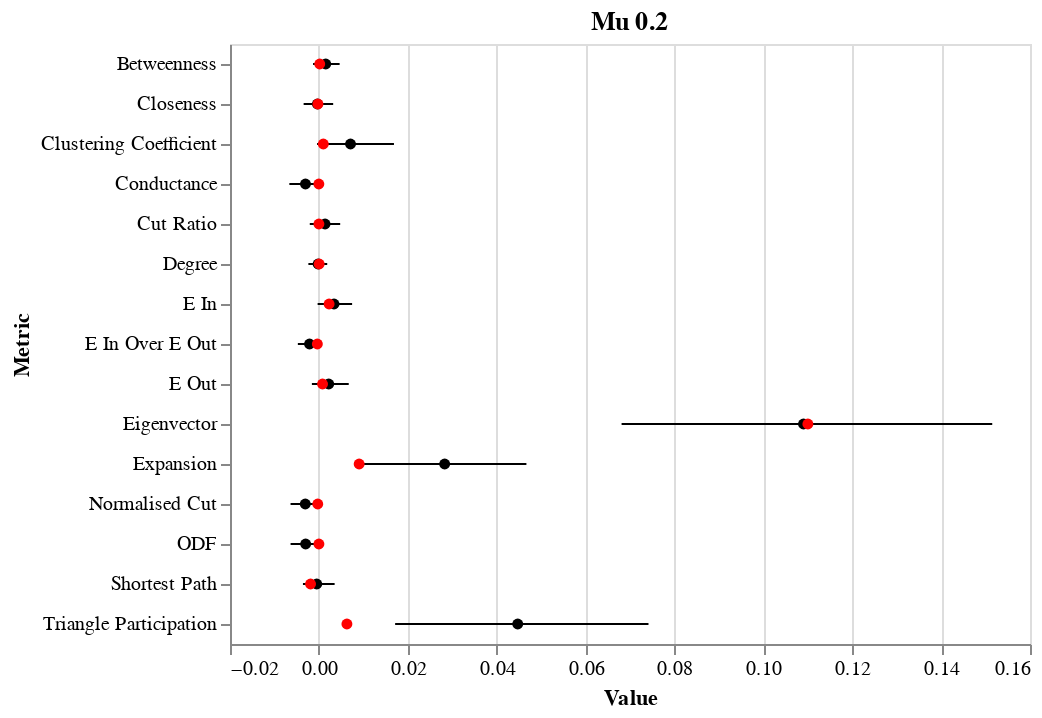
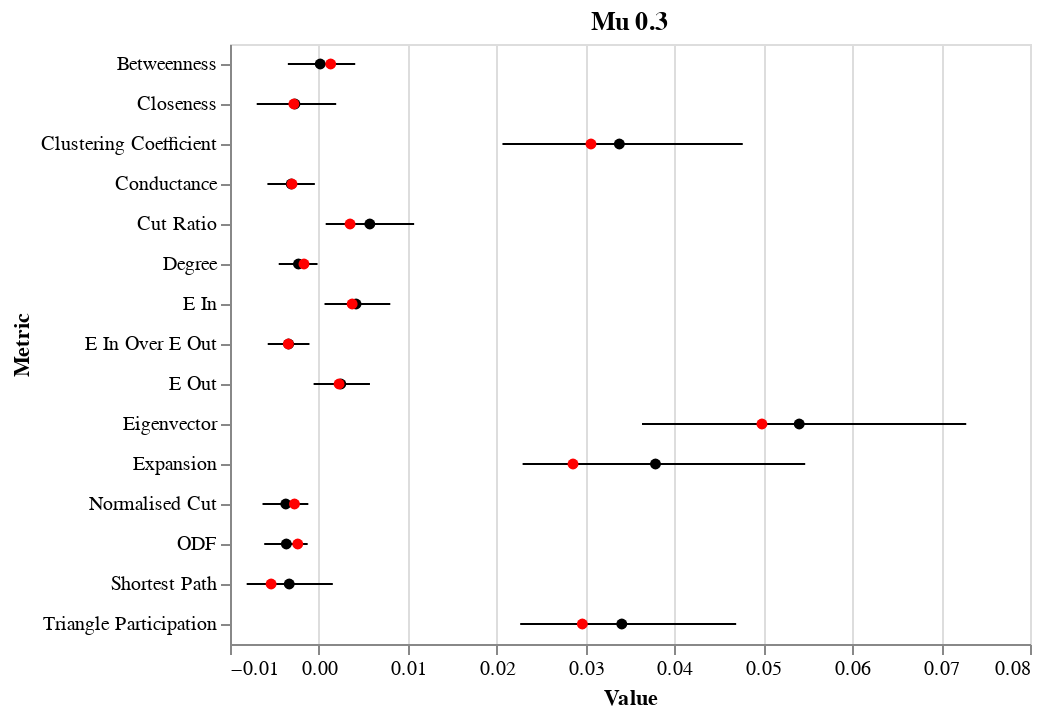
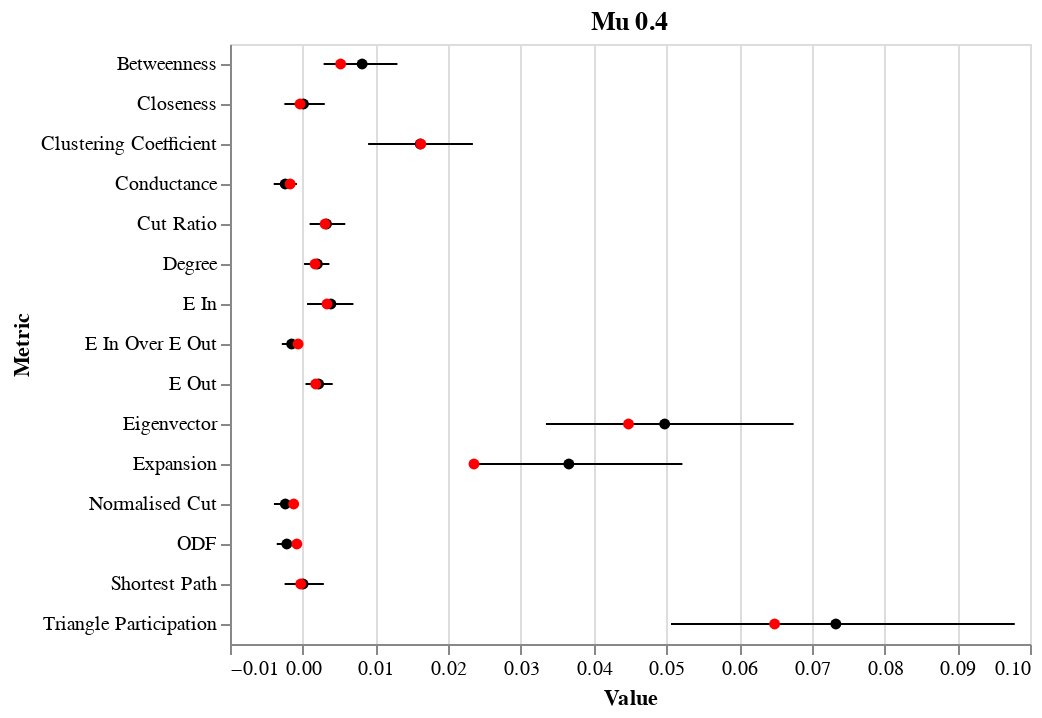

These figures' notebook cell, in order:
### Markdown cell above
## Louvain Final Test

Here we explore the results from the final test of the methodology before the real experiments. First, we look at plots of the entropies and the stability cutoff for each graph.

Then, we look at the permutation importances for each node feature.

### Code cell
for mu in [2, 3, 4]:
    accuracy = []
    balanced_accuracy = []
    mu_feature_importances = {'Metric': [], 'Value': []}
    for graph in [1, 2, 3, 4, 5]:
        with open('Community_Data/Louvain/Results/mu_0_{0}/graph_0{1}_undersample_0_75/results'.format(mu, graph), 'rb') as f:
            results = pickle.load(f)
        perm_importances = results['Feature Importances']
        accuracy.append(np.mean(results['Accuracy Scores']))
        balanced_accuracy.append(np.mean(results['Balanced Accuracy Scores']))
        for feat, val in perm_importances.items():
            mu_feature_importances['Metric'].append(feat)
            mu_feature_importances['Value'].append(val)
    for graph in [1, 2, 3, 4, 5, 6, 7, 8, 9, 10, 11, 12, 13, 14, 15]:
        with open('Community_Data/Louvain/Results_Additional/mu_0_{0}/graph_0{1}_undersample_0_75/results'.format(mu, graph), 'rb') as f:
            results = pickle.load(f)
        perm_importances = results['Feature Importances']
        accuracy.append(np.mean(results['Accuracy Scores']))
        balanced_accuracy.append(np.mean(results['Balanced Accuracy Scores']))
        for feat, val in perm_importances.items():
            mu_feature_importances['Metric'].append(feat)
            mu_feature_importances['Value'].append(val)
    mu_feature_importances = pd.DataFrame(data=mu_feature_importances)
    error_bars = alt.Chart(mu_feature_importances).mark_errorbar(extent='ci').encode(
      x=alt.X('Value:Q', scale=alt.Scale(zero=False)),
      y=alt.Y('Metric:N')
    )


    mean_points = alt.Chart(mu_feature_importances).mark_point(filled=True, color='black').encode(
      x=alt.X('Value:Q', aggregate='mean'),
      y=alt.Y('Metric:N'),
    )
    
    median_points = alt.Chart(mu_feature_importances).mark_point(filled=True, color='red').encode(
      x=alt.X('Value:Q', aggregate='median'),
      y=alt.Y('Metric:N'),
    )

    final_plot = (error_bars + mean_points + median_points).properties(
        title='Mu 0.{0}'.format(mu)
    )

    final_plot.display()
    
    print('Random forest accuracy for each graph:', list(np.around(accuracy, decimals=2)))
    print('')
    print('Random forest balanced accuracy for each graph:', list(np.around(balanced_accuracy, decimals=2)))

### Figure 1 — Vega-Lite specification as saved in the notebook (floating-point values rounded to 4 significant figures; data arrays with more than 128 entries replaced by an {"elided": "..."} marker saying what was removed)
{"config": {"view": {"continuousWidth": 400, "continuousHeight": 300}}, "layer": [{"mark": {"type": "errorbar", "extent": "ci"}, "encoding": {"x": {"type": "quantitative", "field": "Value", "scale": {"zero": false}}, "y": {"type": "nominal", "field": "Metric"}}}, {"mark": {"type": "point", "color": "black", "filled": true}, "encoding": {"x": {"type": "quantitative", "aggregate": "mean", "field": "Value"}, "y": {"type": "nominal", "field": "Metric"}}}, {"mark": {"type": "point", "color": "red", "filled": true}, "encoding": {"x": {"type": "quantitative", "aggregate": "median", "field": "Value"}, "y": {"type": "nominal", "field": "Metric"}}}], "data": {"name": "data-f15df0ce031c0f5a91bbe48497029028"}, "title": "Mu 0.2", "$schema": "https://vega.github.io/schema/vega-lite/v4.0.2.json", "datasets": {"data-f15df0ce031c0f5a91bbe48497029028": {"elided": "300 records"}}}

### Figure 2 — Vega-Lite specification as saved in the notebook (floating-point values rounded to 4 significant figures; data arrays with more than 128 entries replaced by an {"elided": "..."} marker saying what was removed)
{"config": {"view": {"continuousWidth": 400, "continuousHeight": 300}}, "layer": [{"mark": {"type": "errorbar", "extent": "ci"}, "encoding": {"x": {"type": "quantitative", "field": "Value", "scale": {"zero": false}}, "y": {"type": "nominal", "field": "Metric"}}}, {"mark": {"type": "point", "color": "black", "filled": true}, "encoding": {"x": {"type": "quantitative", "aggregate": "mean", "field": "Value"}, "y": {"type": "nominal", "field": "Metric"}}}, {"mark": {"type": "point", "color": "red", "filled": true}, "encoding": {"x": {"type": "quantitative", "aggregate": "median", "field": "Value"}, "y": {"type": "nominal", "field": "Metric"}}}], "data": {"name": "data-688bad30f6914dc942abae74431d479c"}, "title": "Mu 0.3", "$schema": "https://vega.github.io/schema/vega-lite/v4.0.2.json", "datasets": {"data-688bad30f6914dc942abae74431d479c": {"elided": "300 records"}}}

### Figure 3 — Vega-Lite specification as saved in the notebook (floating-point values rounded to 4 significant figures; data arrays with more than 128 entries replaced by an {"elided": "..."} marker saying what was removed)
{"config": {"view": {"continuousWidth": 400, "continuousHeight": 300}}, "layer": [{"mark": {"type": "errorbar", "extent": "ci"}, "encoding": {"x": {"type": "quantitative", "field": "Value", "scale": {"zero": false}}, "y": {"type": "nominal", "field": "Metric"}}}, {"mark": {"type": "point", "color": "black", "filled": true}, "encoding": {"x": {"type": "quantitative", "aggregate": "mean", "field": "Value"}, "y": {"type": "nominal", "field": "Metric"}}}, {"mark": {"type": "point", "color": "red", "filled": true}, "encoding": {"x": {"type": "quantitative", "aggregate": "median", "field": "Value"}, "y": {"type": "nominal", "field": "Metric"}}}], "data": {"name": "data-8227ab479acc52728f9881754b5ce39d"}, "title": "Mu 0.4", "$schema": "https://vega.github.io/schema/vega-lite/v4.0.2.json", "datasets": {"data-8227ab479acc52728f9881754b5ce39d": {"elided": "300 records"}}}
